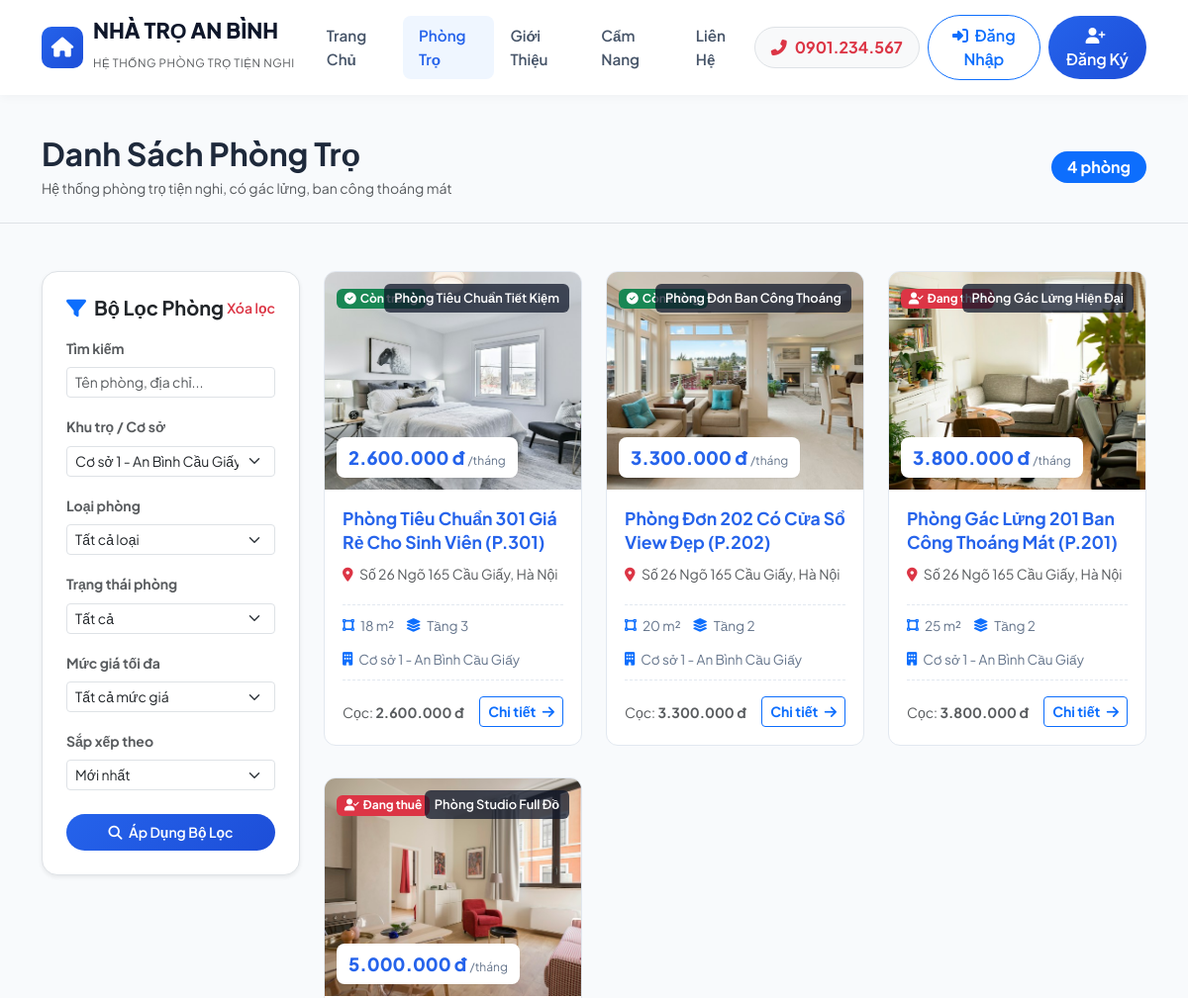
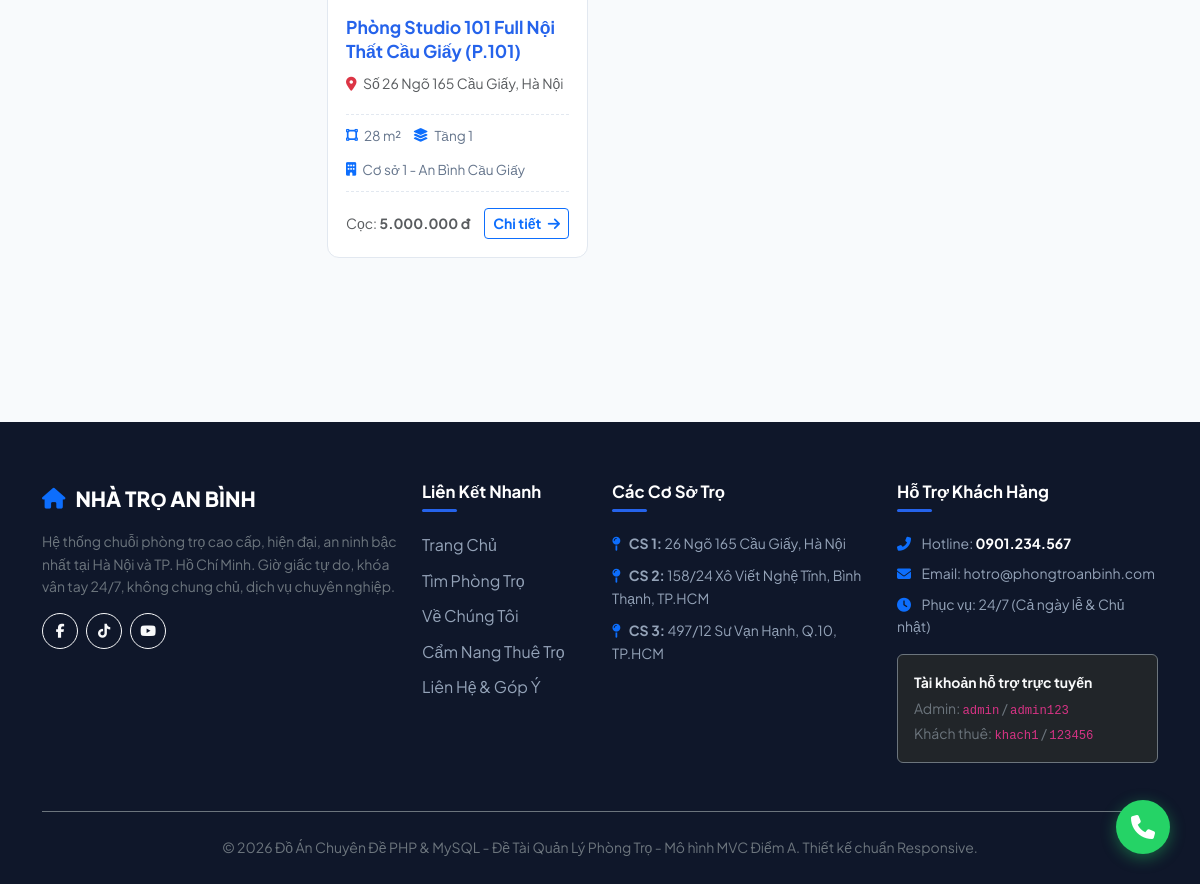
Screenshot of /room?branch=1 with the database file from the repository (2 pictures, top to bottom).
### tables this page shows
CREATE TABLE `rooms` (
    `id` INT AUTO_INCREMENT PRIMARY KEY,
    `branch_id` INT NOT NULL,
    `room_type_id` INT NOT NULL,
    `room_number` VARCHAR(20) NOT NULL,
    `title` VARCHAR(255) NOT NULL,
    `slug` VARCHAR(255) NOT NULL,
    `price` DECIMAL(12,2) NOT NULL,
    `deposit_price` DECIMAL(12,2) NOT NULL,
    `area` FLOAT NOT NULL,
    `max_tenants` INT NOT NULL DEFAULT 2,
    `current_tenants` INT NOT NULL DEFAULT 0,
    `floor` INT NOT NULL DEFAULT 1,
    `status` ENUM('available', 'rented', 'maintenance') NOT NULL DEFAULT 'available',
    `description` TEXT NULL,
    `amenities` TEXT NULL,
    `image` VARCHAR(255) NULL,
    `is_featured` TINYINT NOT NULL DEFAULT 0,
    `created_at` DATETIME DEFAULT CURRENT_TIMESTAMP,
    `updated_at` DATETIME DEFAULT CURRENT_TIMESTAMP ON UPDATE CURRENT_TIMESTAMP,
    FOREIGN KEY (`branch_id`) REFERENCES `branches`(`id`) ON DELETE CASCADE,
    FOREIGN KEY (`room_type_id`) REFERENCES `room_types`(`id`) ON DELETE RESTRICT
);

CREATE TABLE `room_types` (
    `id` INT AUTO_INCREMENT PRIMARY KEY,
    `name` VARCHAR(100) NOT NULL,
    `description` TEXT NULL,
    `base_price` DECIMAL(12,2) NOT NULL DEFAULT 0.00,
    `created_at` DATETIME DEFAULT CURRENT_TIMESTAMP
);

CREATE TABLE `branches` (
    `id` INT AUTO_INCREMENT PRIMARY KEY,
    `name` VARCHAR(100) NOT NULL,
    `address` VARCHAR(255) NOT NULL,
    `ward` VARCHAR(100) NULL,
    `district` VARCHAR(100) NOT NULL,
    `city` VARCHAR(100) NOT NULL,
    `manager_name` VARCHAR(100) NOT NULL,
    `manager_phone` VARCHAR(20) NOT NULL,
    `description` TEXT NULL,
    `created_at` DATETIME DEFAULT CURRENT_TIMESTAMP
);

### app/controllers/RoomController.php (called while the page is built, shortened)
<?php
class RoomController extends Controller {
    public function index(): void {
        $roomModel = $this->model('Room');
        $branchModel = $this->model('Branch');
        $roomTypeModel = $this->model('RoomType');
        $filters = [
            'keyword' => $this->get('kw', ''),
            'branch_id' => $this->get('branch', ''),
            'room_type_id' => $this->get('type', ''),
            'status' => $this->get('status', ''),
            'min_price' => $this->get('min_price', ''),
            'max_price' => $this->get('max_price', ''),
            'sort' => $this->get('sort', 'newest')
        ];
        $page = max(1, (int)$this->get('page', 1));
        $perPage = 6;
        $roomData = $roomModel->filter($filters, $page, $perPage);
        $data = [
            'pageTitle' => 'Danh Sách Phòng Trọ - Tìm Phòng Trọ Nhanh Chóng',
            'rooms' => $roomData['data'],
            'total' => $roomData['total'],
            'page' => $roomData['page'],
            'totalPages' => $roomData['total_pages'],
            'filters' => $filters,
            'branches' => $branchModel->all(),
            'roomTypes' => $roomTypeModel->all()
        ];
        $this->view('rooms/index', $data);
    }
}

### app/core/App.php (called while the page is built, shortened)
<?php
class App {
    protected string $method = 'index';
    public function __construct() {
        $url = $this->parseUrl();
        if (!empty($url[0])) {
            $candidateName = ucfirst($url[0]) . 'Controller';
            if (file_exists(APP_PATH . '/controllers/' . $candidateName . '.php')) {
                unset($url[0]);
            }
        }
        $controllerInstance = new $this->controllerName();
        $this->params = $url ? array_values($url) : [];
        call_user_func_array([$controllerInstance, $this->method], $this->params);
    }
    protected function parseUrl(): array {
        if (isset($_GET['url']) && !empty(trim($_GET['url']))) {
            return explode('/', filter_var(rtrim($_GET['url'], '/'), FILTER_SANITIZE_URL));
        }
        $requestUri = parse_url($_SERVER['REQUEST_URI'] ?? '', PHP_URL_PATH);
        $requestUri = trim($requestUri, '/');
        return explode('/', filter_var($requestUri, FILTER_SANITIZE_URL));
    }
}

### index.php (called while the page is built, shortened)
<?php
require_once APP_PATH . '/core/Database.php';
require_once APP_PATH . '/core/Model.php';
require_once APP_PATH . '/core/Controller.php';
require_once APP_PATH . '/core/Helpers.php';
require_once APP_PATH . '/core/App.php';
$app = new App();

### app/core/Model.php (called while the page is built, shortened)
<?php
class Model {
    protected PDO $db;
    protected string $table = '';
    public function __construct() {
        $this->db = Database::getInstance();
    }
    public function all(string $orderBy = 'id DESC'): array {
        $sql = "SELECT * FROM {$this->table} ORDER BY {$orderBy}";
        $stmt = $this->db->query($sql);
        return $stmt->fetchAll();
    }
    public function query(string $sql, array $params = []): array {
        $stmt = $this->db->prepare($sql);
        $stmt->execute($params);
        return $stmt->fetchAll();
    }
    public function queryOne(string $sql, array $params = []): ?array {
        $stmt = $this->db->prepare($sql);
        $stmt->execute($params);
        $result = $stmt->fetch();
        return $result ?: null;
    }
}

### app/core/Database.php (called while the page is built, shortened)
<?php
class Database {
    private static ?PDO $instance = null;
    public static function getInstance(): PDO {
        if (self::$instance === null) {
            $dsn = "mysql:host=" . DB_HOST . ";port=" . DB_PORT . ";dbname=" . DB_NAME . ";charset=" . DB_CHARSET;
            $options = [
                PDO::ATTR_ERRMODE            => PDO::ERRMODE_EXCEPTION,
                PDO::ATTR_DEFAULT_FETCH_MODE => PDO::FETCH_ASSOC,
                PDO::ATTR_EMULATE_PREPARES   => false,
                PDO::MYSQL_ATTR_INIT_COMMAND => "SET NAMES utf8mb4 COLLATE utf8mb4_unicode_ci"
            ];
            try {
                self::$instance = new PDO($dsn, DB_USER, DB_PASS, $options);
            } catch (PDOException $e) {
                die("<h3>Lỗi kết nối Cơ sở dữ liệu:</h3> " . htmlspecialchars($e->getMessage()) .
                    "<br><br><i>Vui lòng kiểm tra file cấu hình <code>app/config/config.php</code> và đảm bảo MySQL đang chạy trong XAMPP.</i>");
            }
        }
        return self::$instance;
    }
}

### app/models/Room.php (called while the page is built, shortened)
<?php
class Room extends Model {
    public function filter(array $filters = [], int $page = 1, int $perPage = 6): array {
        $whereClauses = ["1 = 1"];
        $params = [];
        if (!empty($filters['branch_id'])) {
            $whereClauses[] = "r.branch_id = :branch_id";
            $params[':branch_id'] = (int)$filters['branch_id'];
        }
        $whereSql = implode(' AND ', $whereClauses);
        $countSql = "SELECT COUNT(*) as total
                     FROM rooms r
                     JOIN branches b ON r.branch_id = b.id
                     JOIN room_types rt ON r.room_type_id = rt.id
                     WHERE {$whereSql}";
        $totalRow = $this->queryOne($countSql, $params);
        $total = (int)($totalRow['total'] ?? 0);
        $orderBy = "r.id DESC";
        if (!empty($filters['sort'])) {
            $orderBy = match ($filters['sort']) {
                'price_asc' => "r.price ASC",
                'price_desc' => "r.price DESC",
                'area_asc' => "r.area ASC",
                'area_desc' => "r.area DESC",
                default => "r.id DESC"
            };
        }
        $offset = ($page - 1) * $perPage;
        $sql = "SELECT r.*, b.name as branch_name, b.address as branch_address, b.city, rt.name as room_type_name
                FROM rooms r
                JOIN branches b ON r.branch_id = b.id
                JOIN room_types rt ON r.room_type_id = rt.id
                WHERE {$whereSql}
                ORDER BY {$orderBy}
                LIMIT {$perPage} OFFSET {$offset}";
        $rooms = $this->query($sql, $params);
        return [
            'data' => $rooms,
            'total' => $total,
            'page' => $page,
            'per_page' => $perPage,
            'total_pages' => ceil($total / $perPage)
        ];
    }
}

### app/views/rooms/index.php (the view, shortened to what this page needs)
<?php require_once VIEW_PATH . '/layouts/header.php'; ?>
<div class="bg-primary-light py-4 border-bottom">
    <div class="container">
        <div class="d-flex flex-wrap justify-content-between align-items-center gap-3">
            <div>
                <h2 class="fw-bold mb-1">Danh Sách Phòng Trọ</h2>
                <p class="text-muted small mb-0">Hệ thống phòng trọ tiện nghi, có gác lửng, ban công thoáng mát</p>
            </div>
            <div>
                <span class="badge bg-primary fs-6 px-3 py-2 rounded-pill" id="roomCountBadge"><?= $total ?> phòng</span>
            </div>
        </div>
    </div>
</div>
<div class="container py-5">
    <div class="row g-4">
        <div class="col-lg-3">
            <div class="card border rounded-4 p-4 shadow-sm bg-white sticky-top" style="top: 90px;">
                <div class="d-flex justify-content-between align-items-center mb-3">
                    <h5 class="fw-bold mb-0"><i class="fas fa-filter text-primary me-2"></i>Bộ Lọc Phòng</h5>
                    <a href="<?= BASE_URL ?>/room" class="small text-danger fw-semibold">Xóa lọc</a>
                </div>
                <form id="roomFilterForm" data-action-url="<?= BASE_URL ?>/room/ajaxFilter" action="<?= BASE_URL ?>/room" method="GET">
                    <div class="mb-3">
                        <label class="form-label small fw-bold text-muted">Tìm kiếm</label>
                        <input type="text" name="kw" class="form-control form-control-sm" placeholder="Tên phòng, địa chỉ..." value="<?= htmlspecialchars($filters['keyword']) ?>">
                    </div>
                    <div class="mb-3">
                        <label class="form-label small fw-bold text-muted">Khu trọ / Cơ sở</label>
                        <select name="branch" class="form-select form-select-sm">
                            <?php foreach ($branches as $b): ?>
                                <option value="<?= $b['id'] ?>" <?= $filters['branch_id'] == $b['id'] ? 'selected' : '' ?>>
                                    <?= htmlspecialchars($b['name']) ?>
                                </option>
                            <?php endforeach; ?>
                        </select>
                    </div>
                    <div class="mb-3">
                        <label class="form-label small fw-bold text-muted">Loại phòng</label>
                        <select name="type" class="form-select form-select-sm">
                            <option value="">Tất cả loại</option>
                        </select>
                    </div>
                    <div class="mb-3">
                        <label class="form-label small fw-bold text-muted">Trạng thái phòng</label>
                        <select name="status" class="form-select form-select-sm">
                            <option value="">Tất cả</option>
                        </select>
                    </div>
                    <div class="mb-3">
                        <label class="form-label small fw-bold text-muted">Mức giá tối đa</label>
                        <select name="max_price" class="form-select form-select-sm">
                            <option value="">Tất cả mức giá</option>
                        </select>
                    </div>
                    <div class="mb-4">
                        <label class="form-label small fw-bold text-muted">Sắp xếp theo</label>
                        <select name="sort" class="form-select form-select-sm">
                            <option value="newest" <?= $filters['sort'] === 'newest' ? 'selected' : '' ?>>Mới nhất</option>
                        </select>
                    </div>
                    <button type="submit" class="btn btn-primary-custom w-100 btn-sm rounded-pill py-2">
                        <i class="fas fa-search me-1"></i> Áp Dụng Bộ Lọc
                    </button>
                </form>
            </div>
        </div>
        <div class="col-lg-9">
            <div class="row g-4" id="roomListContainer">
                <?php if (empty($rooms)): ?>
                    <div class="col-12 text-center py-5">
                        <div class="bg-light p-5 rounded-4 border">
                            <i class="fas fa-search-minus fa-3x text-muted mb-3"></i>
                            <h5 class="fw-bold">Không tìm thấy phòng trọ nào phù hợp!</h5>
                            <p class="text-muted">Bạn hãy thử nới lỏng các tiêu chí tìm kiếm hoặc mức giá.</p>
                        </div>
                    </div>
                <?php else: ?>
                    <?php foreach ($rooms as $room): ?>
                        <div class="col-lg-4 col-md-6 mb-2">
                            <div class="room-card">
                                <div class="room-thumb-wrapper">
                                    <img src="<?= BASE_URL ?>/<?= $room['image'] ?: 'assets/images/rooms/room1.jpg' ?>" class="room-thumb" alt="<?= htmlspecialchars($room['title']) ?>">
                                    <div class="room-badge-status"><?= roomStatusBadge($room['status']) ?></div>
                                    <div class="room-badge-type"><?= htmlspecialchars($room['room_type_name']) ?></div>
                                    <div class="room-price-tag"><?= formatMoney($room['price']) ?> <span style="font-size:0.75rem; color:#64748b; font-weight:normal;">/tháng</span></div>
                                </div>
                                <div class="room-body">
                                    <h5 class="room-title">
                                        <a href="<?= BASE_URL ?>/room/detail/<?= $room['slug'] ?>"><?= htmlspecialchars($room['title']) ?> (<?= $room['room_number'] ?>)</a>
                                    </h5>
                                    <p class="text-muted small mb-2"><i class="fas fa-map-marker-alt text-danger me-1"></i> <?= htmlspecialchars($room['branch_address']) ?>, <?= htmlspecialchars($room['city']) ?></p>
                                    <div class="room-meta">
                                        <div class="room-meta-item"><i class="fas fa-vector-square text-primary"></i> <?= $room['area'] ?> m²</div>
                                        <div class="room-meta-item"><i class="fas fa-layer-group text-primary"></i> Tầng <?= $room['floor'] ?></div>
                                        <div class="room-meta-item"><i class="fas fa-building text-primary"></i> <?= htmlspecialchars($room['branch_name']) ?></div>
                                    </div>
                                    <div class="room-footer">
                                        <span class="small text-muted">Cọc: <strong><?= formatMoney($room['deposit_price']) ?></strong></span>
                                        <a href="<?= BASE_URL ?>/room/detail/<?= $room['slug'] ?>" class="btn btn-sm btn-outline-primary fw-bold">Chi tiết <i class="fas fa-arrow-right ms-1"></i></a>
                                    </div>
                                </div>
                            </div>
                        </div>
                    <?php endforeach; ?>
                <?php endif; ?>
            </div>
        </div>
    </div>
</div>
<?php require_once VIEW_PATH . '/layouts/footer.php'; ?>

### app/core/Helpers.php (shortened to what this page needs)
<?php
function formatMoney(float|int|string|null $amount): string {
    return number_format((float)$amount, 0, ',', '.') . ' đ';
}
function roomStatusBadge(string $status): string {
    return match ($status) {
        'available' => '<span class="badge bg-success"><i class="fas fa-check-circle me-1"></i>Còn trống</span>',
        'rented' => '<span class="badge bg-danger"><i class="fas fa-user-check me-1"></i>Đang thuê</span>',
        'maintenance' => '<span class="badge bg-warning text-dark"><i class="fas fa-tools me-1"></i>Bảo trì</span>',
        default => '<span class="badge bg-secondary">' . htmlspecialchars($status) . '</span>',
    };
}

### rows the page displays
rooms: image (picture), status "Còn trống", room_type.name "Phòng Tiêu Chuẩn Tiết Kiệm", price "2.600.000 đ", title "Phòng Tiêu Chuẩn 301 Giá Rẻ Cho Sinh Viên", room_number "P.301", branch.address "Số 26 Ngõ 165 Cầu Giấy", branch.city "Hà Nội", area "18", floor "3", branch.name "Cơ sở 1 - An Bình Cầu Giấy", deposit_price "2.600.000 đ"
rooms: image (picture), status "Còn trống", room_type.name "Phòng Đơn Ban Công Thoáng", price "3.300.000 đ", title "Phòng Đơn 202 Có Cửa Sổ View Đẹp", room_number "P.202", branch.address "Số 26 Ngõ 165 Cầu Giấy", branch.city "Hà Nội", area "20", floor "2", branch.name "Cơ sở 1 - An Bình Cầu Giấy", deposit_price "3.300.000 đ"
rooms: image (picture), status "Đang thuê", room_type.name "Phòng Gác Lửng Hiện Đại", price "3.800.000 đ", title "Phòng Gác Lửng 201 Ban Công Thoáng Mát", room_number "P.201", branch.address "Số 26 Ngõ 165 Cầu Giấy", branch.city "Hà Nội", area "25", floor "2", branch.name "Cơ sở 1 - An Bình Cầu Giấy", deposit_price "3.800.000 đ"
rooms: image (picture), status "Đang thuê", room_type.name "Phòng Studio Full Đồ", price "5.000.000 đ", title "Phòng Studio 101 Full Nội Thất Cầu Giấy", room_number "P.101", branch.address "Số 26 Ngõ 165 Cầu Giấy", branch.city "Hà Nội", area "28", floor "1", branch.name "Cơ sở 1 - An Bình Cầu Giấy", deposit_price "5.000.000 đ"

### other values shown
$total "4"
form field branch "Cơ sở 1 - An Bình Cầu Giấy"
